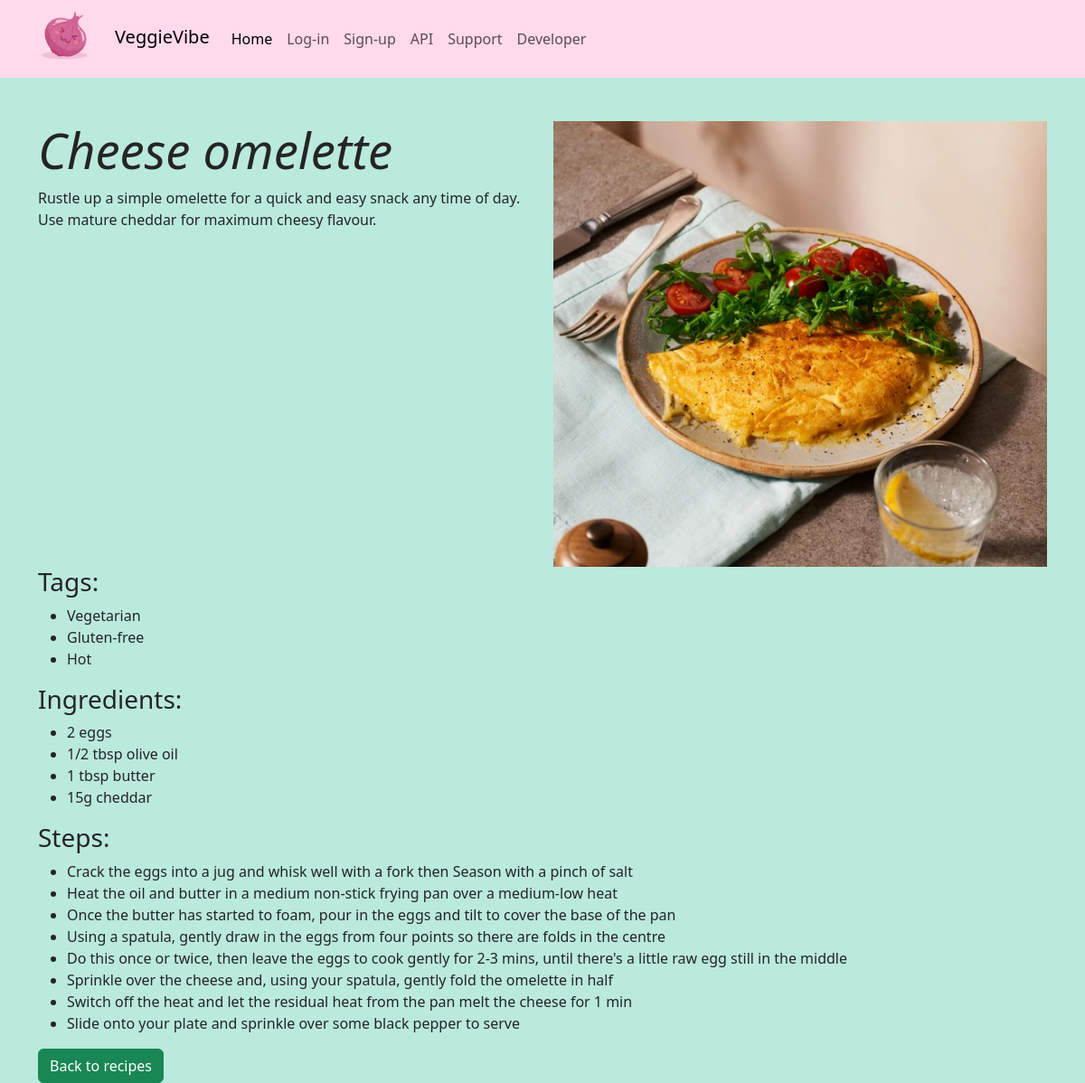
/recipe/17, run on the app's committed database.
### recipes/models.py (models this page shows, shortened)
class Recipe(models.Model):
    title = models.CharField(max_length=100)
    description = models.TextField()
    ingredients = models.TextField()
    steps = models.TextField()
    tags = models.ManyToManyField('Tag', related_name='recipes', blank=True)
    image = models.ImageField(upload_to='recipes/static/recipes/images',default='recipes/static/recipes/images/general/onion_sad.jfif', blank=True)
    creator = models.ForeignKey(get_user_model(), on_delete=models.CASCADE, related_name='created_recipes')
    created_at = models.DateTimeField(auto_now_add=True)

class Tag(models.Model):
    name = models.CharField(max_length=50)
    def __str__(self):
        return self.name

### recipes/views.py (the view)
# urls.py: path("recipe/<int:pk>", views.RecipeDetailView.as_view(), name="recipe_detail"),
class RecipeDetailView(generic.DetailView):
    model = Recipe
    template_name = "recipes/recipe_detail.html"
    def get_context_data(self, **kwargs):
        context = super().get_context_data(**kwargs)
        context["tags"] = self.object.tags.all()
        context["ingredients"] = self.object.ingredients.split(",")
        context["steps"] = self.object.steps.split(".")
        context["steps"] = [
            step for step in context["steps"] if step
        ]  # remove empty strings
        return context

### recipes/templates/recipes/recipe_detail.html (shortened to what this page needs)
{% extends "base.html" %}
{% block content %}
    <div class="container">
        <div class="row">
            <div class="col-md-6">
                <h2>{{ recipe.title }}</h2>
                <p>{{ recipe.description }}</p>
            </div>
            <div class="col-md-6">
                <img src="{{ recipe.image.url }}" alt="{{ recipe.title }}" class="img-fluid">
            </div>
        </div>
        <div class="row">
            <div class="col-md-12">
                <h3>Tags:</h3>
                <ul>
                    {% for tag in tags %}
                        <li>{{ tag }}</li>
                    {% endfor %}
                </ul>
            </div>
        </div>
        <div class="row">
            <div class="col-md-12">
                <h3>Ingredients:</h3>
                <ul>
                    {% for ingredient in ingredients %}
                        <li>{{ ingredient }}</li>
                    {% endfor %}
                </ul>
            </div>
        </div>
        <div class="row">
            <div class="col-md-12">
                <h3>Steps:</h3>
                <ul>
                    {% for step in steps %}
                        <li>{{ step }}</li>
                    {% endfor %}
                </ul>
            </div>
        </div>
        <a href="{% url 'recipes:recipe_list' %}" class="btn btn-success">Back to recipes</a>
    </div>
{% endblock %}

### recipes/static/recipes/styles.css (style rules this page uses)
body { background-color: rgb(186, 234, 221) !important; color: rgb(37, 36, 36) !important; }
img { max-width: 400px; max-height: auto; }
h2 { font-style: italic; font-size: 3.4rem !important; }

### data on the page
Recipe: title "Cheese omelette", description "Rustle up a simple omelette for a quick and easy snack any time of day. Use mature cheddar for maximum cheesy flavour.", image (picture)
Tag: name "Vegetarian"
Tag: name "Gluten-free"
Tag: name "Hot"

### other printed values
{{ ingredient }} "2 eggs" "1/2 tbsp olive oil" "1 tbsp butter" "15g cheddar"
{{ step }} "Crack the eggs into a jug and whisk well with a fork then Season with a pinch of salt" "Heat the oil and butter in a medium non-stick frying pan over a medium-low heat" "Once the butter has started to foam, pour in the eggs and tilt to cover the base of the pan" "Using a spatula, gently draw in the eggs from four points so there are folds in the centre" "Do this once or twice, then leave the eggs to cook gently for 2-3 mins, until there's a little raw egg still in the middle" "Sprinkle over the cheese and, using your spatula, gently fold the omelette in half" "Switch off the heat and let the residual heat from the pan melt the cheese for 1 min" "Slide onto your plate and sprinkle over some black pepper to serve"
